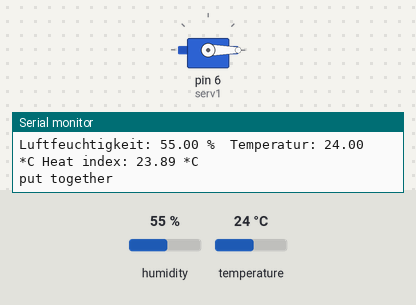
Simulated run of this sketch. Board: Arduino Uno, built with avr-gcc and run on an emulated ATmega328P. Parts: servo, the last lines printed to the serial monitor. The inputs (shaded band) are chosen by the test bench; at power-on: temperature 24 °C, humidity 55 %.

Above: at 3.8 s.
3.9 s: temperature set to 28 °C
At 6.4 s:
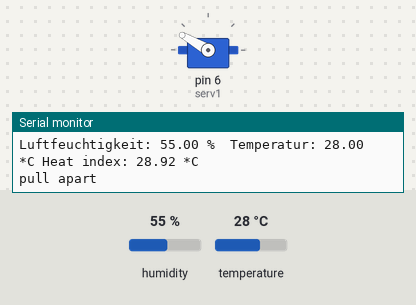
6.8 s: humidity set to 29 %
9.7 s: humidity set to 26 %
At 11.7 s:
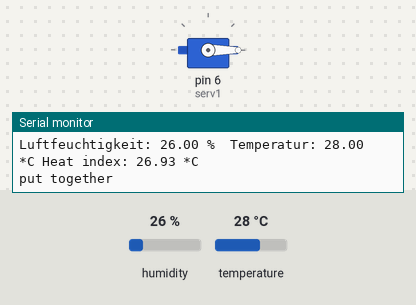
12.8 s: humidity set to 40 %
At 14.6 s:
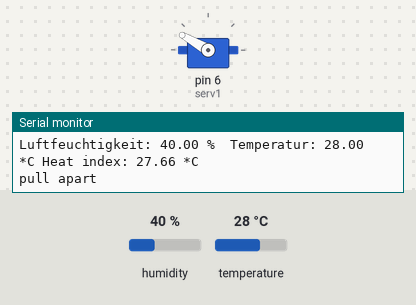
Timing chart, 0 to 16.1 s (numbered marks = the images above; inputs shaded):
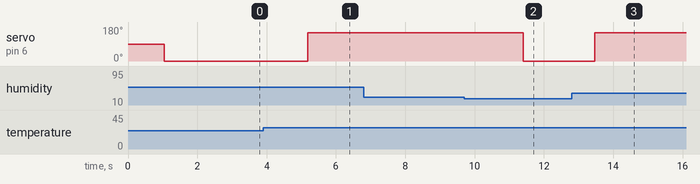

The sketch:

servoSS.ino
```cpp
#include <Servo.h>
#include "DHT.h"

#define DHTPIN 2  // input digital pin 2
#define DHTTYPE DHT11
DHT dht(DHTPIN, DHTTYPE);

Servo serv1;
boolean btnDebug = true;

void setup() {

  Serial.begin(9600);

  serv1.attach(6);
  dht.begin();
}

void loop() {
//  int sensor = analogRead(A1);
//  Serial.println(sensor);
  delay(1000);

//  TOUCH SENSOR ONLY
//  if(sensor > 900) {
//    btnDebug = !btnDebug;
//    if(btnDebug) {
//      Serial.println("Button On");
//      int pos = 150;
//      serv1.write(pos);
//      delay(5);
//    } else {
//      Serial.println("Button Off");
//      int pos = 0;
//      serv1.write(pos);
//      delay(5);
//    }
//  }

  float h = dht.readHumidity(); // read humidity
  float t = dht.readTemperature();  // read temp

  if (isnan(h) || isnan(t)) { // error handling
    Serial.println("Failed to read from DHT sensor!");
    return;
  }

  float hic = dht.computeHeatIndex(t, h, false);  // heat index in celcius
  Serial.print("Luftfeuchtigkeit: ");
  Serial.print(h);
  Serial.print(" %\t");
  Serial.print("Temperatur: ");
  Serial.print(t);
  Serial.print(" *C ");
  Serial.print("Heat index: ");
  Serial.print(hic);
  Serial.println(" *C ");

  if(hic > 27.00) {
    Serial.println("pull apart");
    int pos = 150;
    serv1.write(pos);
    delay(5);
  } else {
    Serial.println("put together");
    int pos = 0;
    serv1.write(pos);
    delay(5);
  }
}
```

Measured:
- the behaviour switches between 26 and 27 °C on temperature (found by bisection; images 0 and 1)
- the behaviour switches between 28 and 27 % on humidity (found by bisection; images 1 and 2)
- after the input at 3.9 s, servo on pin 6 (serv1): 0° → 150° after 1.3 s
- after the input at 9.7 s, servo on pin 6 (serv1): 150° → 0° after 1.7 s
- after the input at 12.8 s, servo on pin 6 (serv1): 0° → 150° after 0.67 s
